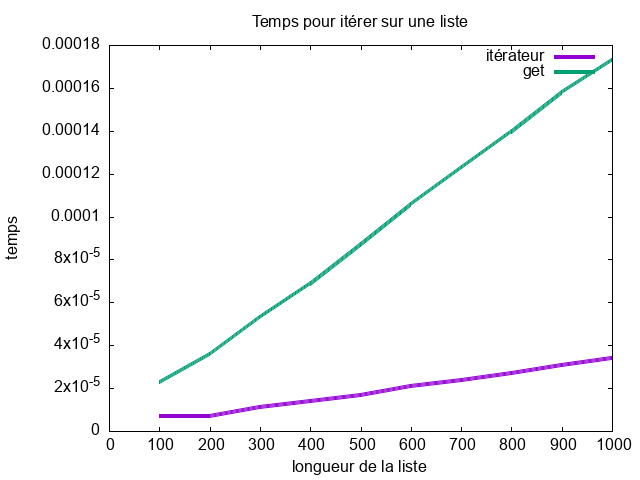

The script that saved this image:
set title 'Temps pour itérer sur une liste'
set term png
set output 'time.png'
set ylabel "temps"
set xlabel 'longueur de la liste'
plot 'time.tsv' using 1:2 title 'itérateur' w l lw 4, \
  '' using 1:3 title 'get' w l lw 4